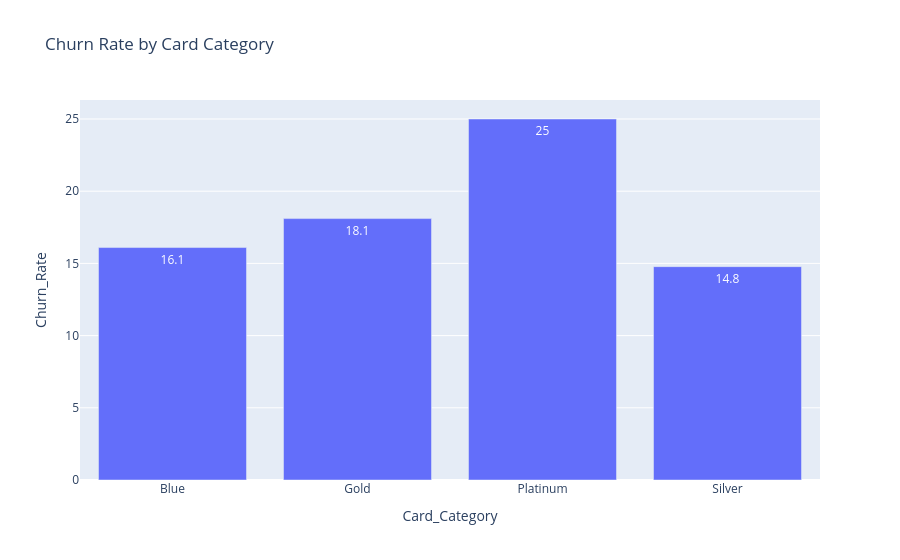

Notebook code cell kept with this figure:
### Code cell
card = (
    data.groupby("Card_Category")
    .agg(
        Customers=("CLIENTNUM","count"),
        Churn_Rate=("Churn","mean")
    )
    .reset_index()
)

card["Churn_Rate"]*=100

fig = px.bar(
    card,
    x="Card_Category",
    y="Churn_Rate",
    text=card["Churn_Rate"].round(1),
    title="Churn Rate by Card Category"
)

fig.show()

### Figure 1 — Plotly figure (JSON) as saved in the notebook; plotly's stock layout.template omitted (floating-point values rounded to 4 significant figures)
{"data": [{"hovertemplate": "Card_Category=%{x}<br>Churn_Rate=%{y}<br>text=%{text}<extra></extra>", "legendgroup": "", "marker": {"color": "#636efa", "pattern": {"shape": ""}}, "name": "", "orientation": "v", "showlegend": false, "text": [16.1, 18.1, 25.0, 14.8], "textposition": "auto", "type": "bar", "x": ["Blue", "Gold", "Platinum", "Silver"], "xaxis": "x", "y": [16.1, 18.1, 25.0, 14.77], "yaxis": "y"}], "layout": {"barmode": "relative", "legend": {"tracegroupgap": 0}, "title": {"text": "Churn Rate by Card Category"}, "xaxis": {"anchor": "y", "domain": [0, 1], "title": {"text": "Card_Category"}}, "yaxis": {"anchor": "x", "domain": [0, 1], "title": {"text": "Churn_Rate"}}}}
